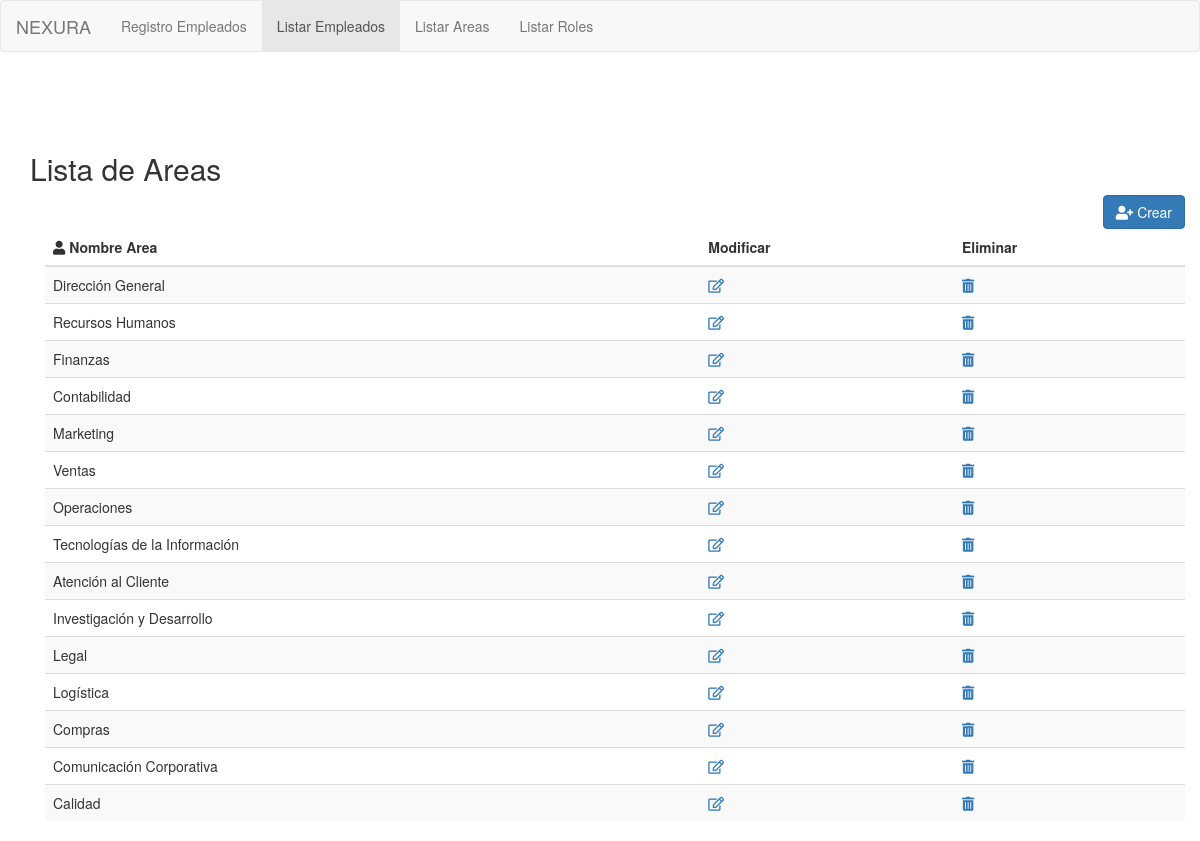
The page /index.php?m=lista_areas on the database its author committed.
### tables this page shows
CREATE TABLE `areas` (
  `id` int NOT NULL,
  `nombre` varchar(255) NOT NULL
);

### config/data_area.php (called while the page is built, shortened)
<?php
require_once __DIR__ . '/../db/conexion.php';
function listAreas()
{
    global $pdo;
    try {
        $stmt = $pdo->prepare("SELECT * FROM areas");
        $stmt->execute();
        return $stmt->fetchAll(PDO::FETCH_ASSOC);
    } catch (PDOException $e) {
        echo "Error Listando Areas: " . $e->getMessage();
        return false;
    }
}

### views/lista_areas.php (the view, shortened to what this page needs)
<div class="container" style="margin-top: 80px">
        <h2>Lista de Areas</h2>
    <div class="container">
<div class="text-right">
    <a type="button" href="index.php?m=area" class="btn btn-primary"><i class="fas fa-user-plus"></i> Crear</a>
</div>
        <table class="table table-striped ">
            <thead>
                <tr>
                    <th><i class="fas fa-user"></i> Nombre Area</th>
                    <th>Modificar</th>
                    <th>Eliminar</th>
                </tr>
            </thead>
            <tbody>
                <?php
                    require_once("config/data_area.php");
                    $query = listAreas();
                    foreach($query as $data):
                ?>
                    <tr>
                        <td><?php echo $data['nombre']; ?></td>
                        <td><a id="btn_modificar_area" href="index.php?m=area&id=<?php echo $data['id']; ?>"><i class="far fa-edit"></i></a></td>
                        <td><a id="btn_borrar_area" data-id="<?php echo $data['id']; ?>" onclick="borrarArea(<?php echo $data['id']; ?>)" ><i class="fas fa-trash-alt"></i></a></td>
                    </tr>
                <?php endforeach; ?>
            </tbody>
        </table>
    </div>
</div>

### rows shown on the page
areas: nombre "Dirección General"
areas: nombre "Recursos Humanos"
areas: nombre "Finanzas"
areas: nombre "Contabilidad"
areas: nombre "Marketing"
areas: nombre "Ventas"
areas: nombre "Operaciones"
areas: nombre "Tecnologías de la Información"
areas: nombre "Atención al Cliente"
areas: nombre "Investigación y Desarrollo"
areas: nombre "Legal"
areas: nombre "Logística"
areas: nombre "Compras"
areas: nombre "Comunicación Corporativa"
areas: nombre "Calidad"
